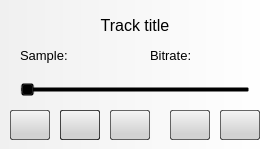
    <widget class="QWidget" name="playTab">
     <property name="font">
      <font>
       <family>Liberation Sans</family>
      </font>
     </property>
     <property name="styleSheet">
      <string notr="true">QWidget {
	background-color: qlineargradient(spread:pad, x1:0, y1:0, x2:1, y2:0, stop:0 rgba(240, 240, 240, 255), stop:1 rgba(255, 255, 255, 255));
}
</string>
     </property>
     <attribute name="title">
      <string/>
     </attribute>
     <widget class="QPushButton" name="prevPlayButton">
      <property name="enabled">
       <bool>true</bool>
      </property>
      <property name="geometry">
       <rect>
        <x>10</x>
        <y>110</y>
        <width>40</width>
        <height>30</height>
       </rect>
      </property>
      <property name="minimumSize">
       <size>
        <width>40</width>
        <height>30</height>
       </size>
      </property>
      <property name="maximumSize">
       <size>
        <width>40</width>
        <height>30</height>
       </size>
      </property>
      <property name="font">
       <font>
        <family>Liberation Sans</family>
       </font>
      </property>
      <property name="styleSheet">
       <string notr="true">QPushButton {
	background-color: qlineargradient(x1: 0, y1: 0, x2: 0, y2: 0.8,  stop: 0 rgba(245,245, 245, 255), stop: 1 rgba(210, 210, 210, 255));

	border: 1px solid  rgba(0, 0, 0, 150);
	border-radius: 2px;
}

QPushButton:hover {
	background-color: qlineargradient(x1: 0, y1: 0, x2: 0, y2: 0.8,  stop: 0 rgba(255,255, 255, 255), stop: 1 rgba(220, 220, 220, 255));
}

QPushButton:pressed {
     background-color: qradialgradient(spread:pad, cx:0.5, cy:0.5, radius:0.9, fx:0.5, fy:0.5, stop:0 rgba(250, 250, 250, 255), stop:0.1 rgba(245, 245, 245, 255), stop:0.2 rgba(240, 240, 240, 255), stop:0.3 rgba(235, 235, 235, 255), stop:0.4 rgba(230, 230, 230, 255), stop:0.5 rgba(225, 225, 225, 255), stop:0.6 rgba(220, 220, 220, 255), stop:1 rgba(215, 215, 215, 255));
 }

QPushButton:disabled {
	background-color: rgba(230, 230, 230, 255);
}
</string>
      </property>
      <property name="locale">
       <locale language="English" country="UnitedStates"/>
      </property>
      <property name="text">
       <string/>
      </property>
     </widget>
     <widget class="QPushButton" name="playButton">
      <property name="geometry">
       <rect>
        <x>60</x>
        <y>110</y>
        <width>40</width>
        <height>30</height>
       </rect>
      </property>
      <property name="minimumSize">
       <size>
        <width>40</width>
        <height>30</height>
       </size>
      </property>
      <property name="maximumSize">
       <size>
        <width>40</width>
        <height>30</height>
       </size>
      </property>
      <property name="styleSheet">
       <string notr="true">QPushButton {
	font: 75 12pt &quot;Liberation Sans&quot;;
	color: rgba(0, 0, 0, 255);

	background-color: qlineargradient(x1: 0, y1: 0, x2: 0, y2: 0.8,  stop: 0 rgba(245,245, 245, 255), stop: 1 rgba(210, 210, 210, 255));

	border: 1px solid  rgba(0, 0, 0, 150);
	border-radius: 2px;
}

QPushButton:hover {
	background-color: qlineargradient(x1: 0, y1: 0, x2: 0, y2: 0.8,  stop: 0 rgba(255,255, 255, 255), stop: 1 rgba(220, 220, 220, 255));
}

QPushButton:pressed {
     background-color: qradialgradient(spread:pad, cx:0.5, cy:0.5, radius:0.9, fx:0.5, fy:0.5, stop:0 rgba(250, 250, 250, 255), stop:0.1 rgba(245, 245, 245, 255), stop:0.2 rgba(240, 240, 240, 255), stop:0.3 rgba(235, 235, 235, 255), stop:0.4 rgba(230, 230, 230, 255), stop:0.5 rgba(225, 225, 225, 255), stop:0.6 rgba(220, 220, 220, 255), stop:1 rgba(215, 215, 215, 255));
 }

QPushButton:disabled {
	background-color: rgba(230, 230, 230, 255);
}
</string>
      </property>
      <property name="text">
       <string/>
      </property>
      <property name="iconSize">
       <size>
        <width>16</width>
        <height>16</height>
       </size>
      </property>
     </widget>
     <widget class="QPushButton" name="nextPlayButton">
      <property name="geometry">
       <rect>
        <x>110</x>
        <y>110</y>
        <width>40</width>
        <height>30</height>
       </rect>
      </property>
      <property name="minimumSize">
       <size>
        <width>40</width>
        <height>30</height>
       </size>
      </property>
      <property name="maximumSize">
       <size>
        <width>40</width>
        <height>30</height>
       </size>
      </property>
      <property name="font">
       <font>
        <family>Liberation Sans</family>
       </font>
      </property>
      <property name="styleSheet">
       <string notr="true">QPushButton {
	background-color: qlineargradient(x1: 0, y1: 0, x2: 0, y2: 0.8,  stop: 0 rgba(245,245, 245, 255), stop: 1 rgba(210, 210, 210, 255));

	border: 1px solid  rgba(0, 0, 0, 150);
	border-radius: 2px;
}

QPushButton:hover {
	background-color: qlineargradient(x1: 0, y1: 0, x2: 0, y2: 0.8,  stop: 0 rgba(255,255, 255, 255), stop: 1 rgba(220, 220, 220, 255));
}

QPushButton:pressed {
     background-color: qradialgradient(spread:pad, cx:0.5, cy:0.5, radius:0.9, fx:0.5, fy:0.5, stop:0 rgba(250, 250, 250, 255), stop:0.1 rgba(245, 245, 245, 255), stop:0.2 rgba(240, 240, 240, 255), stop:0.3 rgba(235, 235, 235, 255), stop:0.4 rgba(230, 230, 230, 255), stop:0.5 rgba(225, 225, 225, 255), stop:0.6 rgba(220, 220, 220, 255), stop:1 rgba(215, 215, 215, 255));
 }

QPushButton:disabled {
	background-color: rgba(230, 230, 230, 255);
}
</string>
      </property>
      <property name="locale">
       <locale language="English" country="UnitedStates"/>
      </property>
      <property name="text">
       <string/>
      </property>
     </widget>
     <widget class="QSlider" name="volumeSlider">
      <property name="geometry">
       <rect>
        <x>20</x>
        <y>80</y>
        <width>230</width>
        <height>20</height>
       </rect>
      </property>
      <property name="font">
       <font>
        <family>Liberation Sans</family>
       </font>
      </property>
      <property name="focusPolicy">
       <enum>Qt::NoFocus</enum>
      </property>
      <property name="autoFillBackground">
       <bool>false</bool>
      </property>
      <property name="styleSheet">
       <string notr="true">QSlider {
	background-color: rgba(0, 0, 0, 0);
}
</string>
      </property>
      <property name="locale">
       <locale language="English" country="UnitedStates"/>
      </property>
      <property name="minimum">
       <number>0</number>
      </property>
      <property name="maximum">
       <number>100</number>
      </property>
      <property name="singleStep">
       <number>1</number>
      </property>
      <property name="pageStep">
       <number>1</number>
      </property>
      <property name="tracking">
       <bool>true</bool>
      </property>
      <property name="orientation">
       <enum>Qt::Horizontal</enum>
      </property>
     </widget>
     <widget class="QLabel" name="trackLabel">
      <property name="geometry">
       <rect>
        <x>20</x>
        <y>15</y>
        <width>230</width>
        <height>20</height>
       </rect>
      </property>
      <property name="sizePolicy">
       <sizepolicy hsizetype="Fixed" vsizetype="Fixed">
        <horstretch>0</horstretch>
        <verstretch>0</verstretch>
       </sizepolicy>
      </property>
      <property name="font">
       <font>
        <family>Liberation Sans</family>
        <pointsize>12</pointsize>
        <weight>50</weight>
        <italic>false</italic>
        <bold>false</bold>
       </font>
      </property>
      <property name="styleSheet">
       <string notr="true">QLabel {
	font: 12pt &quot;Liberation Sans&quot;;
	color: rgba(0, 0, 0, 255);
	background-color: rgba(0, 0, 0, 0);
}
</string>
      </property>
      <property name="locale">
       <locale language="English" country="UnitedStates"/>
      </property>
      <property name="text">
       <string comment="Name track">Track title</string>
      </property>
      <property name="textFormat">
       <enum>Qt::PlainText</enum>
      </property>
      <property name="scaledContents">
       <bool>false</bool>
      </property>
      <property name="alignment">
       <set>Qt::AlignCenter</set>
      </property>
      <property name="wordWrap">
       <bool>false</bool>
      </property>
      <property name="openExternalLinks">
       <bool>false</bool>
      </property>
      <property name="textInteractionFlags">
       <set>Qt::NoTextInteraction</set>
      </property>
     </widget>
     <widget class="QPushButton" name="stopButton">
      <property name="enabled">
       <bool>true</bool>
      </property>
      <property name="geometry">
       <rect>
        <x>60</x>
        <y>110</y>
        <width>40</width>
        <height>30</height>
       </rect>
      </property>
      <property name="minimumSize">
       <size>
        <width>40</width>
        <height>30</height>
       </size>
      </property>
      <property name="maximumSize">
       <size>
        <width>40</width>
        <height>30</height>
       </size>
      </property>
      <property name="font">
       <font>
        <family>Liberation Sans</family>
       </font>
      </property>
      <property name="styleSheet">
       <string notr="true">QPushButton {
	background-color: qlineargradient(x1: 0, y1: 0, x2: 0, y2: 0.8,  stop: 0 rgba(245,245, 245, 255), stop: 1 rgba(210, 210, 210, 255));

	border: 1px solid  rgba(0, 0, 0, 150);
	border-radius: 2px;
}

QPushButton:hover {
	background-color: qlineargradient(x1: 0, y1: 0, x2: 0, y2: 0.8,  stop: 0 rgba(255,255, 255, 255), stop: 1 rgba(220, 220, 220, 255));
}

QPushButton:pressed {
     background-color: qradialgradient(spread:pad, cx:0.5, cy:0.5, radius:0.9, fx:0.5, fy:0.5, stop:0 rgba(250, 250, 250, 255), stop:0.1 rgba(245, 245, 245, 255), stop:0.2 rgba(240, 240, 240, 255), stop:0.3 rgba(235, 235, 235, 255), stop:0.4 rgba(230, 230, 230, 255), stop:0.5 rgba(225, 225, 225, 255), stop:0.6 rgba(220, 220, 220, 255), stop:1 rgba(215, 215, 215, 255));
 }

QPushButton:disabled {
	background-color: rgba(230, 230, 230, 255);
}
</string>
      </property>
      <property name="locale">
       <locale language="English" country="UnitedStates"/>
      </property>
      <property name="text">
       <string/>
      </property>
      <property name="iconSize">
       <size>
        <width>16</width>
        <height>16</height>
       </size>
      </property>
      <property name="flat">
       <bool>false</bool>
      </property>
     </widget>
     <widget class="QPushButton" name="recordButton">
      <property name="enabled">
       <bool>true</bool>
      </property>
      <property name="geometry">
       <rect>
        <x>170</x>
        <y>110</y>
        <width>40</width>
        <height>30</height>
       </rect>
      </property>
      <property name="minimumSize">
       <size>
        <width>40</width>
        <height>30</height>
       </size>
      </property>
      <property name="maximumSize">
       <size>
        <width>40</width>
        <height>30</height>
       </size>
      </property>
      <property name="font">
       <font>
        <family>Liberation Sans</family>
       </font>
      </property>
      <property name="styleSheet">
       <string notr="true">QPushButton {
	background-color: qlineargradient(x1: 0, y1: 0, x2: 0, y2: 0.8,  stop: 0 rgba(245,245, 245, 255), stop: 1 rgba(210, 210, 210, 255));

	border: 1px solid  rgba(0, 0, 0, 150);
	border-radius: 2px;
}

QPushButton:hover {
	background-color: qlineargradient(x1: 0, y1: 0, x2: 0, y2: 0.8,  stop: 0 rgba(255,255, 255, 255), stop: 1 rgba(220, 220, 220, 255));
}

QPushButton:pressed {
     background-color: qradialgradient(spread:pad, cx:0.5, cy:0.5, radius:0.9, fx:0.5, fy:0.5, stop:0 rgba(250, 250, 250, 255), stop:0.1 rgba(245, 245, 245, 255), stop:0.2 rgba(240, 240, 240, 255), stop:0.3 rgba(235, 235, 235, 255), stop:0.4 rgba(230, 230, 230, 255), stop:0.5 rgba(225, 225, 225, 255), stop:0.6 rgba(220, 220, 220, 255), stop:1 rgba(215, 215, 215, 255));
 }

QPushButton:disabled {
	background-color: rgba(230, 230, 230, 255);
}
</string>
      </property>
      <property name="locale">
       <locale language="English" country="UnitedStates"/>
      </property>
      <property name="text">
       <string/>
      </property>
     </widget>
     <widget class="QLabel" name="sampleTitleLabel">
      <property name="geometry">
       <rect>
        <x>20</x>
        <y>45</y>
        <width>50</width>
        <height>20</height>
       </rect>
      </property>
      <property name="sizePolicy">
       <sizepolicy hsizetype="Fixed" vsizetype="Fixed">
        <horstretch>0</horstretch>
        <verstretch>0</verstretch>
       </sizepolicy>
      </property>
      <property name="font">
       <font>
        <family>Liberation Sans</family>
        <pointsize>10</pointsize>
        <weight>50</weight>
        <italic>false</italic>
        <bold>false</bold>
       </font>
      </property>
      <property name="autoFillBackground">
       <bool>false</bool>
      </property>
      <property name="styleSheet">
       <string notr="true">QLabel {
	font: 10pt &quot;Liberation Sans&quot;;
	color: rgba(0, 0, 0, 255);
	background-color: rgba(0, 0, 0, 0);
}
</string>
      </property>
      <property name="locale">
       <locale language="English" country="UnitedStates"/>
      </property>
      <property name="text">
       <string comment="Name track">Sample:</string>
      </property>
      <property name="textFormat">
       <enum>Qt::PlainText</enum>
      </property>
      <property name="scaledContents">
       <bool>false</bool>
      </property>
      <property name="alignment">
       <set>Qt::AlignLeading|Qt::AlignLeft|Qt::AlignVCenter</set>
      </property>
      <property name="wordWrap">
       <bool>false</bool>
      </property>
      <property name="openExternalLinks">
       <bool>false</bool>
      </property>
      <property name="textInteractionFlags">
       <set>Qt::NoTextInteraction</set>
      </property>
     </widget>
     <widget class="QLabel" name="bitrateTitleLabel">
      <property name="geometry">
       <rect>
        <x>150</x>
        <y>45</y>
        <width>50</width>
        <height>20</height>
       </rect>
      </property>
      <property name="sizePolicy">
       <sizepolicy hsizetype="Fixed" vsizetype="Fixed">
        <horstretch>0</horstretch>
        <verstretch>0</verstretch>
       </sizepolicy>
      </property>
      <property name="font">
       <font>
        <family>Liberation Sans</family>
        <pointsize>10</pointsize>
        <weight>50</weight>
        <italic>false</italic>
        <bold>false</bold>
       </font>
      </property>
      <property name="styleSheet">
       <string notr="true">QLabel {
	font: 10pt &quot;Liberation Sans&quot;;
	color: rgba(0, 0, 0, 255);
	background-color: rgba(0, 0, 0, 0);
}
</string>
      </property>
      <property name="locale">
       <locale language="English" country="UnitedStates"/>
      </property>
      <property name="text">
       <string comment="Name track">Bitrate:</string>
      </property>
      <property name="textFormat">
       <enum>Qt::PlainText</enum>
      </property>
      <property name="scaledContents">
       <bool>false</bool>
      </property>
      <property name="alignment">
       <set>Qt::AlignLeading|Qt::AlignLeft|Qt::AlignVCenter</set>
      </property>
      <property name="wordWrap">
       <bool>false</bool>
      </property>
      <property name="openExternalLinks">
       <bool>false</bool>
      </property>
      <property name="textInteractionFlags">
       <set>Qt::NoTextInteraction</set>
      </property>
     </widget>
     <widget class="QLabel" name="sampleValueLabel">
      <property name="geometry">
       <rect>
        <x>70</x>
        <y>45</y>
        <width>50</width>
        <height>20</height>
       </rect>
      </property>
      <property name="sizePolicy">
       <sizepolicy hsizetype="Fixed" vsizetype="Fixed">
        <horstretch>0</horstretch>
        <verstretch>0</verstretch>
       </sizepolicy>
      </property>
      <property name="font">
       <font>
        <family>Liberation Sans</family>
       </font>
      </property>
      <property name="styleSheet">
       <string notr="true">QLabel {
	background-color: rgba(0, 0, 0, 0);
}
</string>
      </property>
      <property name="locale">
       <locale language="English" country="UnitedStates"/>
      </property>
      <property name="text">
       <string comment="Name track"/>
      </property>
      <property name="textFormat">
       <enum>Qt::PlainText</enum>
      </property>
      <property name="scaledContents">
       <bool>false</bool>
      </property>
      <property name="alignment">
       <set>Qt::AlignLeading|Qt::AlignLeft|Qt::AlignVCenter</set>
      </property>
      <property name="wordWrap">
       <bool>false</bool>
      </property>
      <property name="openExternalLinks">
       <bool>false</bool>
      </property>
      <property name="textInteractionFlags">
       <set>Qt::NoTextInteraction</set>
      </property>
     </widget>
     <widget class="QLabel" name="bitrateValueLabel">
      <property name="geometry">
       <rect>
        <x>200</x>
        <y>45</y>
        <width>50</width>
        <height>20</height>
       </rect>
      </property>
      <property name="sizePolicy">
       <sizepolicy hsizetype="Fixed" vsizetype="Fixed">
        <horstretch>0</horstretch>
        <verstretch>0</verstretch>
       </sizepolicy>
      </property>
      <property name="font">
       <font>
        <family>Liberation Sans</family>
       </font>
      </property>
      <property name="styleSheet">
       <string notr="true">QLabel {
	background-color: rgba(0, 0, 0, 0);
}
</string>
      </property>
      <property name="locale">
       <locale language="English" country="UnitedStates"/>
      </property>
      <property name="text">
       <string comment="Name track"/>
      </property>
      <property name="textFormat">
       <enum>Qt::PlainText</enum>
      </property>
      <property name="scaledContents">
       <bool>false</bool>
      </property>
      <property name="alignment">
       <set>Qt::AlignLeading|Qt::AlignLeft|Qt::AlignVCenter</set>
      </property>
      <property name="wordWrap">
       <bool>false</bool>
      </property>
      <property name="openExternalLinks">
       <bool>false</bool>
      </property>
      <property name="textInteractionFlags">
       <set>Qt::NoTextInteraction</set>
      </property>
     </widget>
     <widget class="QPushButton" name="searchButton">
      <property name="geometry">
       <rect>
        <x>220</x>
        <y>110</y>
        <width>40</width>
        <height>30</height>
       </rect>
      </property>
      <property name="minimumSize">
       <size>
        <width>40</width>
        <height>30</height>
       </size>
      </property>
      <property name="maximumSize">
       <size>
        <width>40</width>
        <height>30</height>
       </size>
      </property>
      <property name="font">
       <font>
        <family>Liberation Sans</family>
       </font>
      </property>
      <property name="styleSheet">
       <string notr="true">QPushButton {
	background-color: qlineargradient(x1: 0, y1: 0, x2: 0, y2: 0.8,  stop: 0 rgba(245,245, 245, 255), stop: 1 rgba(210, 210, 210, 255));

	border: 1px solid  rgba(0, 0, 0, 150);
	border-radius: 2px;
}

QPushButton:hover {
	background-color: qlineargradient(x1: 0, y1: 0, x2: 0, y2: 0.8,  stop: 0 rgba(255,255, 255, 255), stop: 1 rgba(220, 220, 220, 255));
}

QPushButton:pressed {
     background-color: qradialgradient(spread:pad, cx:0.5, cy:0.5, radius:0.9, fx:0.5, fy:0.5, stop:0 rgba(250, 250, 250, 255), stop:0.1 rgba(245, 245, 245, 255), stop:0.2 rgba(240, 240, 240, 255), stop:0.3 rgba(235, 235, 235, 255), stop:0.4 rgba(230, 230, 230, 255), stop:0.5 rgba(225, 225, 225, 255), stop:0.6 rgba(220, 220, 220, 255), stop:1 rgba(215, 215, 215, 255));
 }

QPushButton:disabled {
	background-color: rgba(230, 230, 230, 255);
}
</string>
      </property>
      <property name="locale">
       <locale language="English" country="UnitedStates"/>
      </property>
      <property name="text">
       <string/>
      </property>
     </widget>
     <zorder>prevPlayButton</zorder>
     <zorder>playButton</zorder>
     <zorder>nextPlayButton</zorder>
     <zorder>trackLabel</zorder>
     <zorder>volumeSlider</zorder>
     <zorder>stopButton</zorder>
     <zorder>recordButton</zorder>
     <zorder>sampleTitleLabel</zorder>
     <zorder>bitrateTitleLabel</zorder>
     <zorder>sampleValueLabel</zorder>
     <zorder>bitrateValueLabel</zorder>
     <zorder>searchButton</zorder>
    </widget>
